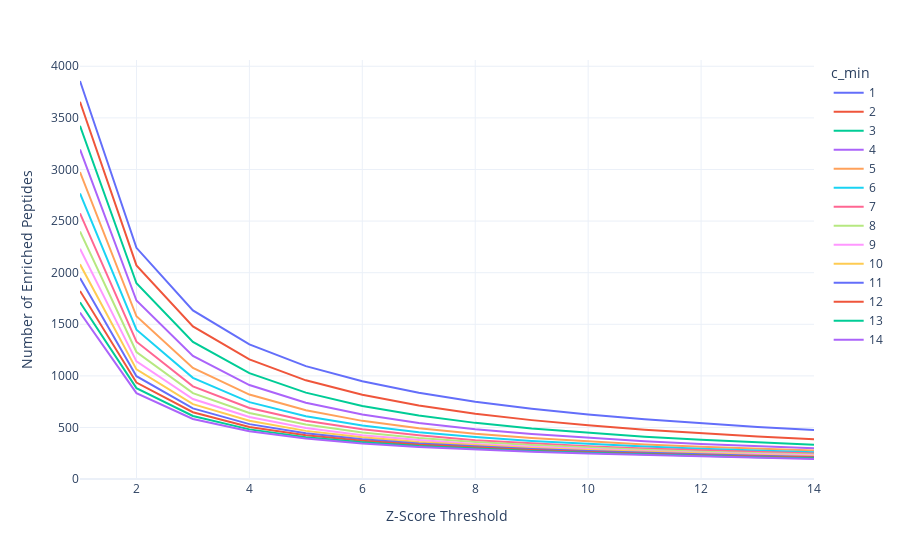

This figure's notebook cell:
### Markdown cell above
## Plot Patient Enrichment with Varying Enrichment Rate Threshold

### Code cell
def plot_line_cmin(frame):
    frame = frame[frame.sample_class == "Patient"]
    frame = frame.\
        groupby(["z_min", "c_min"]).\
        apply(lambda x : pd.Series({"enriched_size" : x.enriched_size.mean()})).\
        reset_index()

    fig = px.line(
        frame, x = "z_min", y = "enriched_size",
        color = "c_min"
    )
    
    fig.update_yaxes(title_text = "Number of Enriched Peptides")
    fig.update_xaxes(title_text = "Z-Score Threshold")
    fig.update_layout()
    return fig
    
fig_cmin_line = plot_box_cmin(varying_cmin)
fig_cmin_line.write_html(os.path.join(fig_dir, "varying_cmin_line.html"))
fig_cmin_line

### Figure 1 — Plotly figure (JSON) as saved in the notebook; plotly's stock layout.template omitted (floating-point values rounded to 4 significant figures)
{"data": [{"hovertemplate": "c_min=1<br>z_min=%{x}<br>enriched_size=%{y}<extra></extra>", "legendgroup": "1", "line": {"color": "#636efa", "dash": "solid"}, "mode": "lines", "name": "1", "orientation": "v", "showlegend": true, "type": "scatter", "x": [1, 2, 3, 4, 5, 6, 7, 8, 9, 10, 11, 12, 13, 14], "xaxis": "x", "y": [3857.0, 2241.0, 1634.0, 1306.0, 1095.0, 947.3, 837.1, 749.5, 682.4, 626.8, 579.5, 539.7, 504.7, 474.7], "yaxis": "y"}, {"hovertemplate": "c_min=2<br>z_min=%{x}<br>enriched_size=%{y}<extra></extra>", "legendgroup": "2", "line": {"color": "#EF553B", "dash": "solid"}, "mode": "lines", "name": "2", "orientation": "v", "showlegend": true, "type": "scatter", "x": [1, 2, 3, 4, 5, 6, 7, 8, 9, 10, 11, 12, 13, 14], "xaxis": "x", "y": [3656.0, 2070.0, 1480.0, 1160.0, 957.1, 816.6, 713.3, 633.1, 571.5, 521.2, 478.7, 443.2, 412.7, 386.0], "yaxis": "y"}, {"hovertemplate": "c_min=3<br>z_min=%{x}<br>enriched_size=%{y}<extra></extra>", "legendgroup": "3", "line": {"color": "#00cc96", "dash": "solid"}, "mode": "lines", "name": "3", "orientation": "v", "showlegend": true, "type": "scatter", "x": [1, 2, 3, 4, 5, 6, 7, 8, 9, 10, 11, 12, 13, 14], "xaxis": "x", "y": [3424.0, 1897.0, 1330.0, 1026.0, 838.0, 709.3, 616.2, 544.8, 491.5, 448.4, 411.3, 381.2, 354.8, 332.6], "yaxis": "y"}, {"hovertemplate": "c_min=4<br>z_min=%{x}<br>enriched_size=%{y}<extra></extra>", "legendgroup": "4", "line": {"color": "#ab63fa", "dash": "solid"}, "mode": "lines", "name": "4", "orientation": "v", "showlegend": true, "type": "scatter", "x": [1, 2, 3, 4, 5, 6, 7, 8, 9, 10, 11, 12, 13, 14], "xaxis": "x", "y": [3194.0, 1731.0, 1194.0, 911.4, 740.3, 626.8, 544.6, 482.7, 435.9, 398.2, 366.6, 340.5, 317.8, 299.3], "yaxis": "y"}, {"hovertemplate": "c_min=5<br>z_min=%{x}<br>enriched_size=%{y}<extra></extra>", "legendgroup": "5", "line": {"color": "#FFA15A", "dash": "solid"}, "mode": "lines", "name": "5", "orientation": "v", "showlegend": true, "type": "scatter", "x": [1, 2, 3, 4, 5, 6, 7, 8, 9, 10, 11, 12, 13, 14], "xaxis": "x", "y": [2975.0, 1578.0, 1077.0, 819.4, 666.4, 564.4, 492.9, 438.3, 397.1, 364.0, 336.3, 313.7, 293.3, 277.2], "yaxis": "y"}, {"hovertemplate": "c_min=6<br>z_min=%{x}<br>enriched_size=%{y}<extra></extra>", "legendgroup": "6", "line": {"color": "#19d3f3", "dash": "solid"}, "mode": "lines", "name": "6", "orientation": "v", "showlegend": true, "type": "scatter", "x": [1, 2, 3, 4, 5, 6, 7, 8, 9, 10, 11, 12, 13, 14], "xaxis": "x", "y": [2768.0, 1448.0, 980.9, 745.9, 609.0, 519.8, 454.5, 407.1, 370.0, 340.5, 315.2, 294.3, 275.4, 260.7], "yaxis": "y"}, {"hovertemplate": "c_min=7<br>z_min=%{x}<br>enriched_size=%{y}<extra></extra>", "legendgroup": "7", "line": {"color": "#FF6692", "dash": "solid"}, "mode": "lines", "name": "7", "orientation": "v", "showlegend": true, "type": "scatter", "x": [1, 2, 3, 4, 5, 6, 7, 8, 9, 10, 11, 12, 13, 14], "xaxis": "x", "y": [2576.0, 1332.0, 899.0, 688.4, 564.5, 482.2, 423.9, 377.5, 346.3, 317.3, 295.8, 278.2, 261.8, 248.1], "yaxis": "y"}, {"hovertemplate": "c_min=8<br>z_min=%{x}<br>enriched_size=%{y}<extra></extra>", "legendgroup": "8", "line": {"color": "#B6E880", "dash": "solid"}, "mode": "lines", "name": "8", "orientation": "v", "showlegend": true, "type": "scatter", "x": [1, 2, 3, 4, 5, 6, 7, 8, 9, 10, 11, 12, 13, 14], "xaxis": "x", "y": [2399.0, 1232.0, 832.7, 639.9, 528.5, 452.0, 398.9, 359.2, 329.2, 304.6, 283.4, 265.4, 251.3, 238.7], "yaxis": "y"}, {"hovertemplate": "c_min=9<br>z_min=%{x}<br>enriched_size=%{y}<extra></extra>", "legendgroup": "9", "line": {"color": "#FF97FF", "dash": "solid"}, "mode": "lines", "name": "9", "orientation": "v", "showlegend": true, "type": "scatter", "x": [1, 2, 3, 4, 5, 6, 7, 8, 9, 10, 11, 12, 13, 14], "xaxis": "x", "y": [2233.0, 1140.0, 776.1, 601.1, 495.6, 425.9, 378.0, 341.3, 313.6, 290.5, 272.1, 256.5, 242.3, 230.1], "yaxis": "y"}, {"hovertemplate": "c_min=10<br>z_min=%{x}<br>enriched_size=%{y}<extra></extra>", "legendgroup": "10", "line": {"color": "#FECB52", "dash": "solid"}, "mode": "lines", "name": "10", "orientation": "v", "showlegend": true, "type": "scatter", "x": [1, 2, 3, 4, 5, 6, 7, 8, 9, 10, 11, 12, 13, 14], "xaxis": "x", "y": [2081.0, 1063.0, 726.9, 565.5, 467.2, 404.6, 359.4, 327.2, 301.9, 281.1, 263.1, 247.9, 233.3, 221.8], "yaxis": "y"}, {"hovertemplate": "c_min=11<br>z_min=%{x}<br>enriched_size=%{y}<extra></extra>", "legendgroup": "11", "line": {"color": "#636efa", "dash": "solid"}, "mode": "lines", "name": "11", "orientation": "v", "showlegend": true, "type": "scatter", "x": [1, 2, 3, 4, 5, 6, 7, 8, 9, 10, 11, 12, 13, 14], "xaxis": "x", "y": [1949.0, 996.9, 685.5, 532.8, 444.3, 385.8, 345.3, 315.1, 292.1, 271.9, 253.8, 239.7, 226.5, 215], "yaxis": "y"}, {"hovertemplate": "c_min=12<br>z_min=%{x}<br>enriched_size=%{y}<extra></extra>", "legendgroup": "12", "line": {"color": "#EF553B", "dash": "solid"}, "mode": "lines", "name": "12", "orientation": "v", "showlegend": true, "type": "scatter", "x": [1, 2, 3, 4, 5, 6, 7, 8, 9, 10, 11, 12, 13, 14], "xaxis": "x", "y": [1823.0, 935.4, 648.0, 505.2, 424.8, 371.7, 333.7, 304.8, 282.3, 262.7, 245.5, 230.7, 218.7, 208.2], "yaxis": "y"}, {"hovertemplate": "c_min=13<br>z_min=%{x}<br>enriched_size=%{y}<extra></extra>", "legendgroup": "13", "line": {"color": "#00cc96", "dash": "solid"}, "mode": "lines", "name": "13", "orientation": "v", "showlegend": true, "type": "scatter", "x": [1, 2, 3, 4, 5, 6, 7, 8, 9, 10, 11, 12, 13, 14], "xaxis": "x", "y": [1713.0, 881.2, 611.5, 481.7, 406.7, 358.3, 321.5, 294.5, 273.4, 254.3, 238.4, 224.9, 212.5, 202.5], "yaxis": "y"}, {"hovertemplate": "c_min=14<br>z_min=%{x}<br>enriched_size=%{y}<extra></extra>", "legendgroup": "14", "line": {"color": "#ab63fa", "dash": "solid"}, "mode": "lines", "name": "14", "orientation": "v", "showlegend": true, "type": "scatter", "x": [1, 2, 3, 4, 5, 6, 7, 8, 9, 10, 11, 12, 13, 14], "xaxis": "x", "y": [1614.0, 832.5, 582.3, 463.0, 392.5, 346.0, 312.2, 286.3, 265.0, 247.1, 232.4, 218.4, 207.2, 194.8], "yaxis": "y"}], "layout": {"legend": {"title": {"text": "c_min"}, "tracegroupgap": 0}, "margin": {"t": 60}, "xaxis": {"anchor": "y", "domain": [0, 1], "title": {"text": "Z-Score Threshold"}}, "yaxis": {"anchor": "x", "domain": [0, 1], "title": {"text": "Number of Enriched Peptides"}}}}
